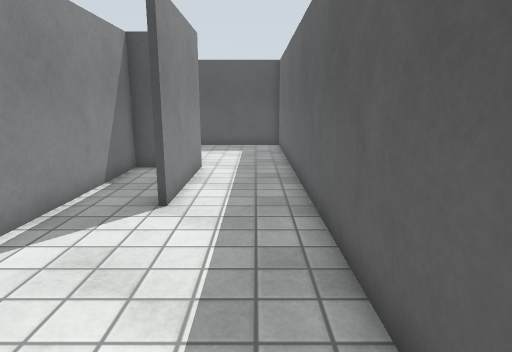
view 1 (above)

24 first-person views from a walk through a Gazebo world. The camera is 1.2 m above the floor, tilts 12° down and sees 75° across. The floor is counted in squares, 0.5 m on a side. Each view is taken from the middle of a square. On the plan, view 1 faces up. The plan holds only what a view shows up to about 19 squares ahead; the rest is blank. Surface patterns are stand-ins for the level's own textures.

view 2
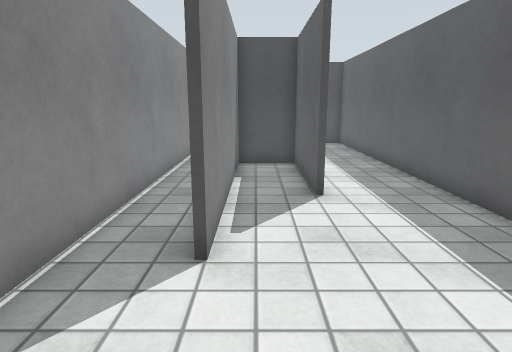

view 3
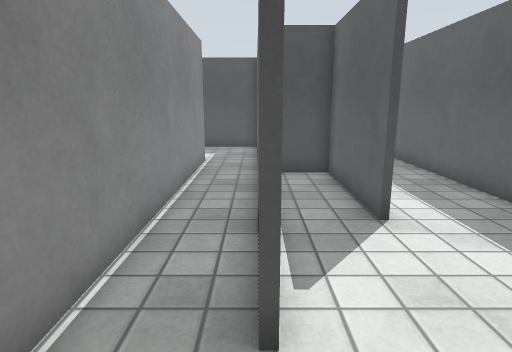

view 4
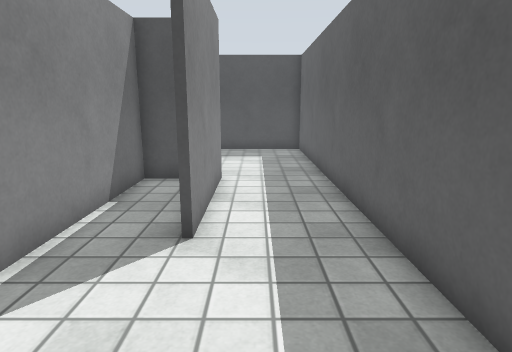

view 5
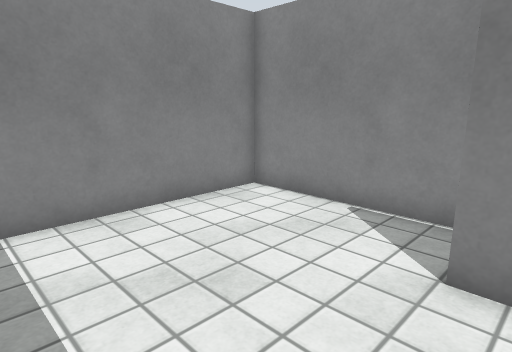

view 6
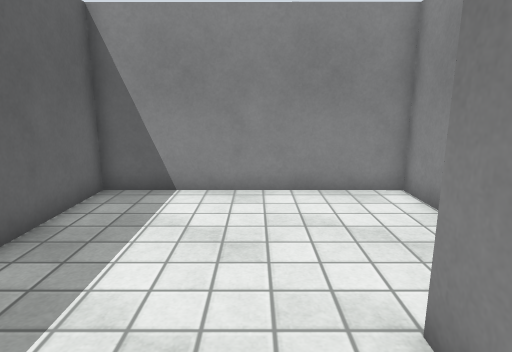

view 7
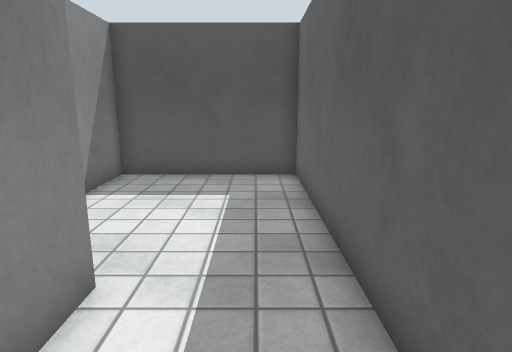

view 8
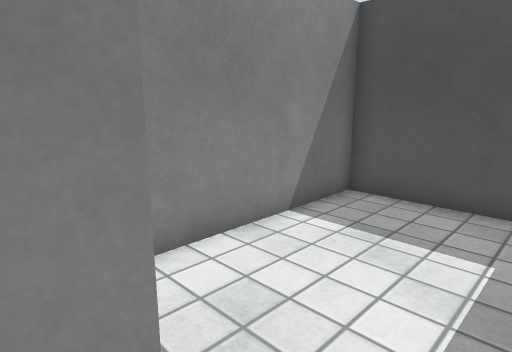

view 9
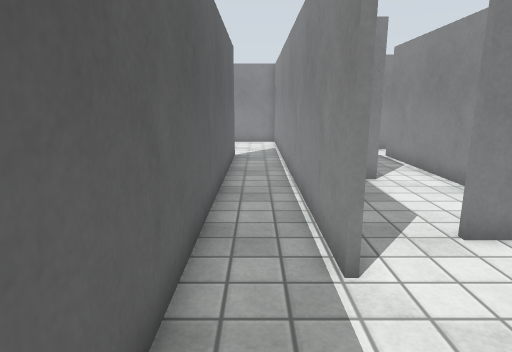

view 10
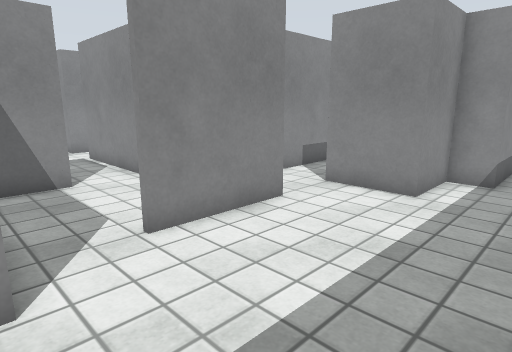

view 11
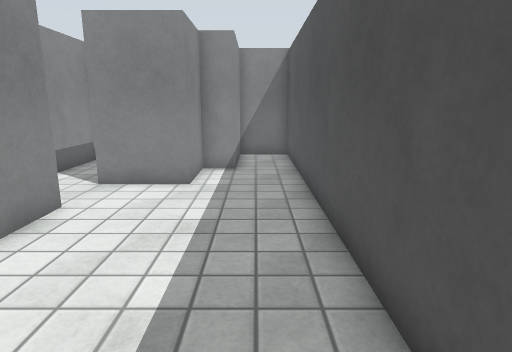

view 12
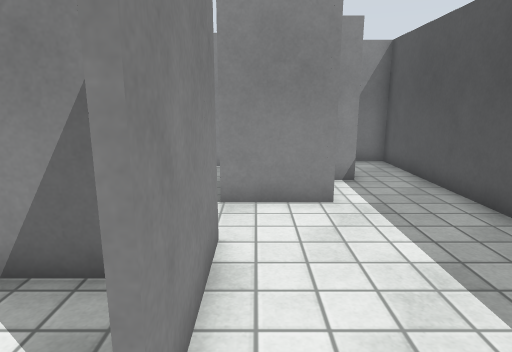

view 13
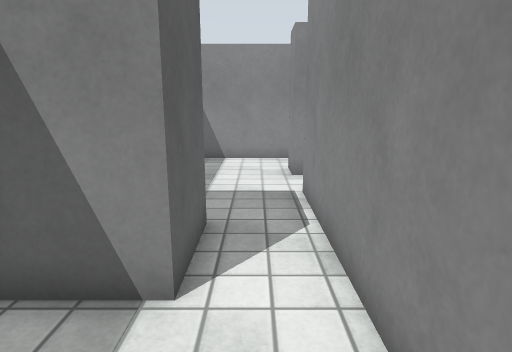

view 14
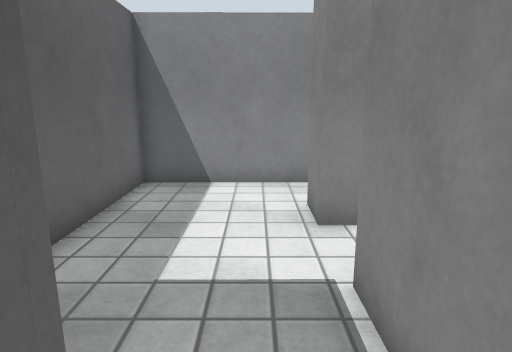

view 15
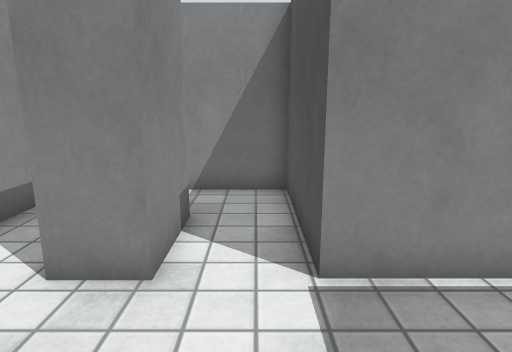

view 16
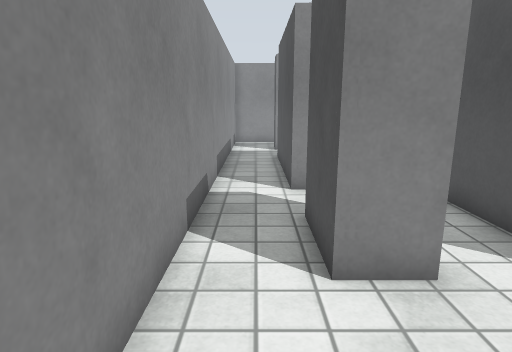

view 17
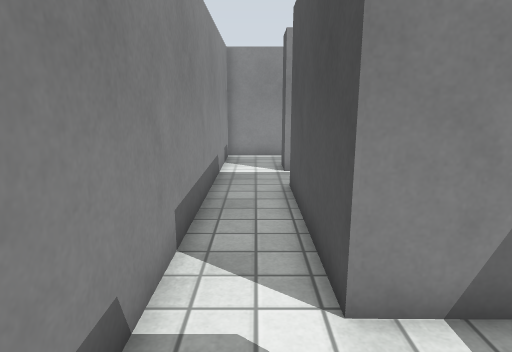

view 18
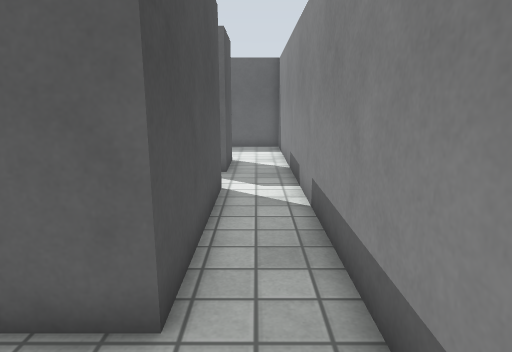

view 19
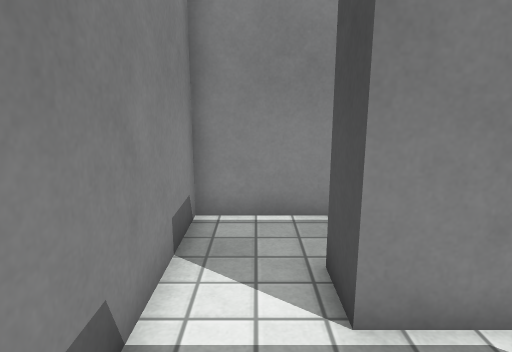

view 20
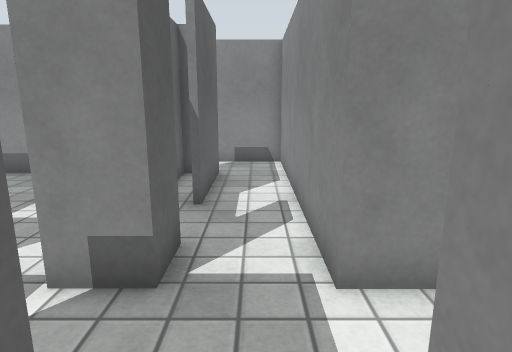

view 21
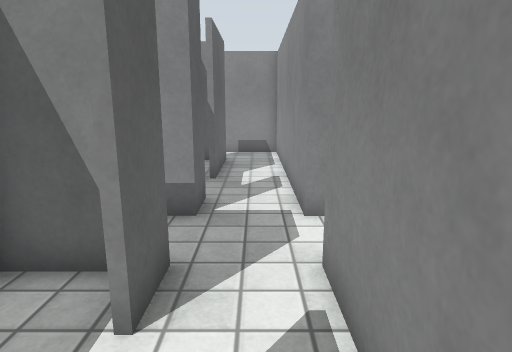

view 22
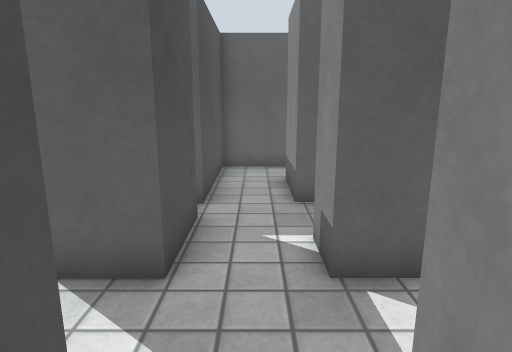

view 23
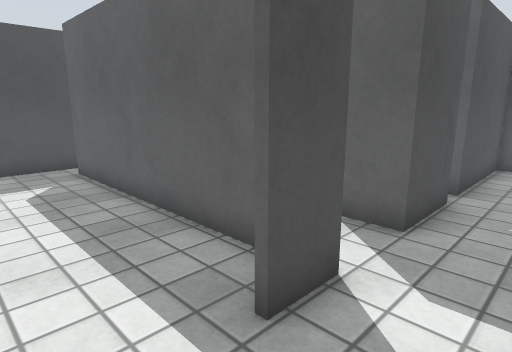

view 24
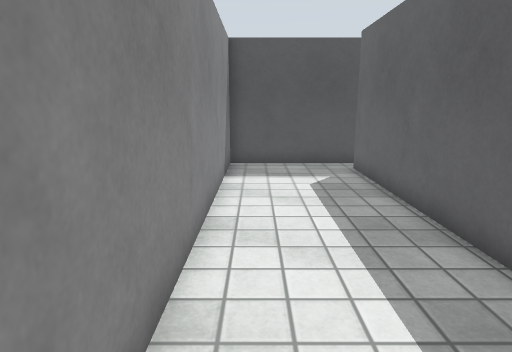

### Floor plan
Points are (right, up) in squares from view 1. A wall is a line through its corners. A room is listed if a view was taken in it or the views show most of it. See-through windows are left out.
Room 1 (views 1, 2, 4, 5, 6, 7, 8)
walls: (-2.4, 7.8) (-2.4, 12.9) (-4.7, 12.9) (-4.8, 3.8); (-4.5, -2.3) (1.4, -2.3) (1.4, 13.6); (-2.2, 13.1) (-2.2, 7.8)
ways out: opening at (-5, 1) to room 2; opening at (-0.5, 13) to room 9
Room 2 (views 3, 9, 11)
walls: (-4.9, 3.8) (-4.9, 19.5); (-7.2, 15.8) (-7.2, -2.3) (-4.5, -2.3); (-5, 20.5) (-6.5, 20.5)
ways out: opening at (-5, 1) to room 1; opening at (-7, 18) to room 3
Room 3 (views 10, 12)
walls: (-13.8, 14.3) (-9.8, 14.3); (-6.5, 20.5) (-22.4, 20.6) (-22.4, 18.1); (-22.1, 18.2) (-18.7, 18.2) (-18.7, 17) (-16.1, 17) (-16.1, 14)
ways out: opening at (-7, 18) to room 2; opening at (-8.5, 14) to room 10; opening at (-14.5, 14)
Room 4 (views 13, 14, 15, 16)
walls: (-10, 6.4) (-10, 9.2); (-15.1, 1.5) (-12.3, 1.5) (-12.3, 0); (-11.6, -2.3) (-7.4, -2.3) (-7.4, 2.6); (-12.3, 13) (-12.3, 3.9) (-17.4, 3.9) (-17.4, 2.4)
ways out: opening at (-16, 2) to room 5; opening at (-12, -1) to room 5; opening at (-10, 11.5) to room 10
Room 5 (views 17, 19)
walls: (-17.4, 2.4) (-17.4, 0) (-23.8, 0) (-23.8, 1.8); (-25.5, -2.3) (-11.6, -2.3); (-26.2, 1.9) (-26.2, 0); (-12.3, 0) (-15.1, 0)
ways out: opening at (-16, 2) to room 4; opening at (-12, -1) to room 4; opening at (-26, -1) to room 6; opening at (-25, 7.5) to room 7; opening at (-24, 5.5)
Room 6 (view 18)
walls: (-27.7, 6.4) (-27.7, 8); (-26.2, 0) (-27.7, 0) (-27.7, 4.1); (-30, 8) (-30, -2.3) (-25.5, -2.3)
ways out: opening at (-26, -1) to room 5; opening at (-29, 7.5) to room 7
Room 7 (views 20, 21)
walls: (-25, 10.3) (-27.7, 10.3) (-27.7, 11.9); (-23.8, 7.5) (-23.8, 8) (-21.1, 8); (-27.7, 8) (-26.1, 8); (-18.9, 7.8) (-18.9, 10.3) (-24, 10.3); (-30, 13.9) (-30, 10.3)
ways out: opening at (-25, 7.5) to room 5; opening at (-29, 7.5) to room 6; opening at (-30.5, 9) to room 8
Room 8 (views 22, 23, 24)
walls: (-31.5, 8) (-30, 8); (-30, 10.3) (-31.6, 10.3); (-30.2, 11.8) (-30.2, 20.9); (-29.8, 21.9) (-35.1, 21.9) (-35.1, 9.1)
ways out: opening at (-30.5, 9) to room 7
Room 9 (no view inside)
walls: (1.4, 13.6) (1.4, 20.5) (-4.7, 20.5) (-4.7, 14.3)
ways out: opening at (-0.5, 13) to room 1
Room 10 (no view inside)
walls: (-10, 9.2) (-7.8, 9.2)
ways out: opening at (-8.5, 14) to room 3; opening at (-10, 11.5) to room 4

Positions as (right, up) in squares from view 1, and headings:
1: (0, 0), facing up
2: (-4, -1), facing up
3: (-5, 1), facing up
4: (-1, 2), facing up
5: (0, 5), facing down-left
6: (-3, 7), facing down
7: (0, 9), facing up
8: (0, 12), facing up-left
9: (-6, 20), facing down
10: (-7, 20), facing down-left
11: (-6, 19), facing left
12: (-8, 15), facing left
13: (-11, 13), facing down
14: (-11, 8), facing down
15: (-8, 3), facing left
16: (-8, -1), facing left
17: (-14, -1), facing left
18: (-27, -1), facing right
19: (-23, -1), facing left
20: (-29, 12), facing down
21: (-29, 15), facing down
22: (-32, 9), facing right
23: (-34, 8), facing up-right
24: (-34, 8), facing up
